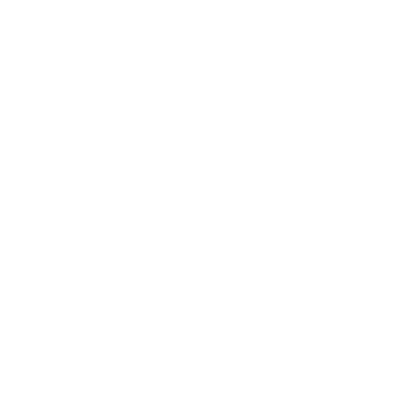
Frame 1 (no input)
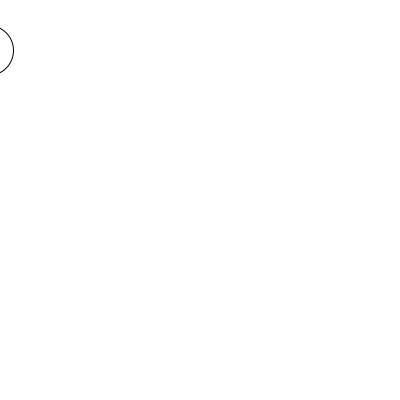
Frame 60 (the mouse pressed at the canvas centre just before this capture)
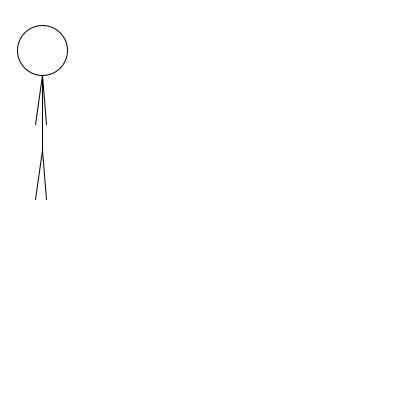
Frame 120 (the mouse held since frame 60 and released just before this capture)

The Processing sketch that drew these frames (run headless with seeded random() and noise(); from frame 60 on, the mouse is pressed at the canvas centre):

// Processing sketch: processing_114470
// ── processing_114470.pde

float x = 0;
 float xgamba = 0;
 float speed = 0;
 float ygamba = 0;
 float zgamba = 0;
 float gambaK = 0;
 float gambaM = 0;
 float gambaN = 0;
 float brax = 0;
 float bray = 0;
 float braz = 0;
 float braA = 0;
 float braB = 0;
 float braC = 0;
 
   //x
  float A = -30;
  float a = 50;
  float b = 75;
  float c = 150;
  float d = 200;
  float e = 125;
  
 void setup () 
{
size (400,400);
}
  

void draw ()
{
  background(255,255,255);
 
  
  x = x + 0.05;
  
  speed = speed +0.01;
  
  A = A + speed;
  
  zgamba = 25 * sin(x);
  
  xgamba = zgamba + A;
  
  ygamba = sqrt(d*d-zgamba*zgamba);
  
  
  ellipse(A,a,50,50);
  
  //dorso
  line(A,b,A,c);
  
  //1 gamba
  
  line(A,c,xgamba,ygamba);
  
  gambaK = 25 * sin(x-3);
  
  gambaM = gambaK + A;
  
  gambaN = sqrt(d*d-gambaK*gambaK);
  
  //2gamba
  
  line(A,c,gambaM,gambaN);
  
  //braccio
  
  braz = 25 * sin(x-3);
  
  brax = braz + A;
  
  bray = sqrt(e*e-braz*braz);
  
  line(A,b,brax,bray);
  
  //braccio2
  
  braA = 25 * sin(x);
  
  braB = braA + A;
  
  braC = sqrt(e*e-braA*braA);
  
  line(A,b,braB,braC);
  
}
